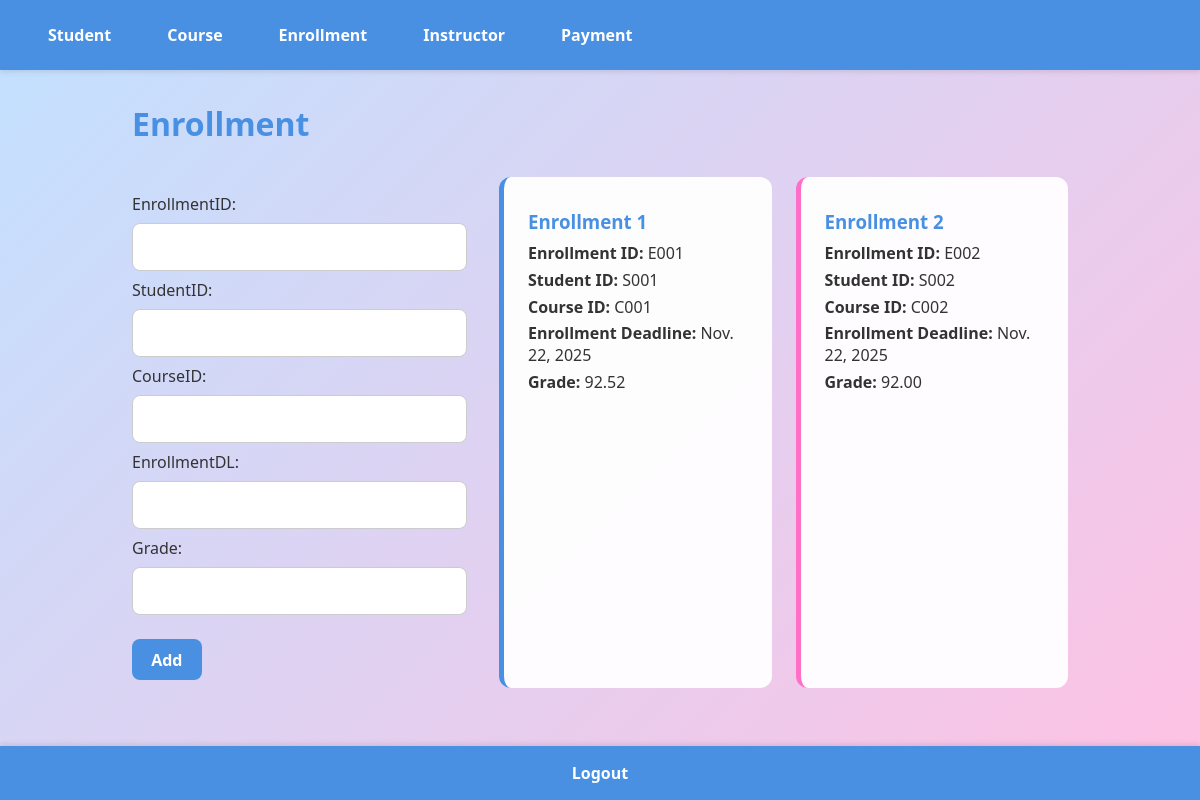
Page /enrollment/ (signed in) on the committed database.
### list/models.py (models this page shows, shortened)
class EnrollmentModel(models.Model):
    enrollmentID = models.CharField(max_length=100)
    studentID = models.CharField(max_length=100)
    courseID = models.CharField(max_length=100)
    enrollmentDL = models.DateField()
    grade = models.DecimalField(decimal_places=2, max_digits=10)

### list/views.py (the view)
# urls.py: path('enrollment/', views.enrollmentViews, name='enrollment'),
@login_required(login_url='loginUser')
def enrollmentViews(request):
    if request.method == 'POST':
        form = EnrollmentForm(request.POST)
        if form.is_valid():
            form.save()
            return redirect('success')
    else:
        form = EnrollmentForm()
    enrollment = EnrollmentModel.objects.all()
    return render(request, 'models/enrollment.html',
                  {'form': form,
                   'enrollment': enrollment})

### list/forms.py
class EnrollmentForm(forms.ModelForm):
    class Meta:
        model = EnrollmentModel
        fields = '__all__'

### list/templates/models/enrollment.html (shortened to what this page needs)
{% extends 'base/base.html' %}
{% load static %}
{% block content %}
<h1>Enrollment</h1>
<div class="flex-container">
    <div class="form-side">
        <form method="POST">
            {{ form }}
            <button type="submit">Add</button>
        </form>
    </div>
    <div class="data-side">
        {% for x in enrollment %}
            <div class="data-card">
                <h3>Enrollment {{ forloop.counter }}</h3>
                <p><b>Enrollment ID:</b> {{ x.enrollmentID }}</p>
                <p><b>Student ID:</b> {{ x.studentID }}</p>
                <p><b>Course ID:</b> {{ x.courseID }}</p>
                <p><b>Enrollment Deadline:</b> {{ x.enrollmentDL }}</p>
                <p><b>Grade:</b> {{ x.grade }}</p>
            </div>
        {% empty %}
            <p>No enrollments available.</p>
        {% endfor %}
    </div>
</div>
{% endblock %}

### list/static/css/base.css (style rules this page uses)
* { margin: 0; padding: 0; box-sizing: border-box; font-family: 'Segoe UI', Tahoma, Geneva, Verdana, sans-serif; }
body { background: linear-gradient(135deg, #c1e1ff, #ffc1e3); color: #333; min-height: 100vh; display: flex; flex-direction: column; }
h1 { color: #4a90e2; margin-bottom: 1rem; }
h3 { color: #ff6ec7; margin-top: 1rem; margin-bottom: 0.5rem; }
form { margin-top: 1rem; }
form input, form select, form textarea, form button { width: 100%; padding: 0.75rem; margin: 0.5rem 0; border: 1px solid #ccc; border-radius: 8px; font-size: 1rem; outline: none; transition: all 0.3s ease; }
form button { background-color: #4a90e2; color: #fff; border: none; cursor: pointer; font-weight: bold; transition: background 0.3s ease; }
.flex-container { display: flex; gap: 2rem; flex-wrap: wrap; margin-top: 2rem; }
.flex-container .form-side { flex: 1 1 35%; min-width: 300px; }
.flex-container .data-side { flex: 1 1 60%; min-width: 400px; display: grid; grid-template-columns: repeat(auto-fill, minmax(250px, 1fr)); gap: 1.5rem; }
.flex-container .form-side form { display: flex; flex-direction: column; }
.flex-container .form-side form button { align-self: flex-start; width: auto; padding: 0.6rem 1.2rem; margin-top: 1rem; }
.data-card { background-color: rgba(255, 255, 255, 0.95); padding: 1rem 1.5rem; border-radius: 12px; border-left: 5px solid #4a90e2; transition: transform 0.2s ease; }
.data-card:nth-child(even) { border-left-color: #ff6ec7; }
.data-card h3 { margin-bottom: 0.5rem; color: #4a90e2; }
.data-card p { margin-bottom: 0.3rem; }

### rows in the picture
EnrollmentModel: enrollmentID "E001", studentID "S001", courseID "C001", enrollmentDL "Nov. 22, 2025", grade "92.52"
EnrollmentModel: enrollmentID "E002", studentID "S002", courseID "C002", enrollmentDL "Nov. 22, 2025", grade "92.00"
